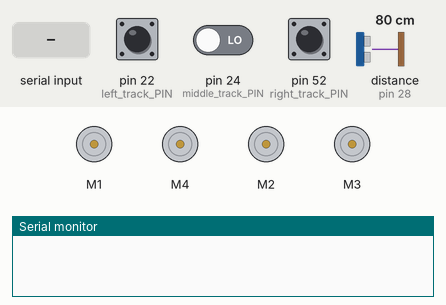
This sketch was run on a simulated Arduino Mega 2560, built with avr-gcc and run on an emulated ATmega2560. Parts: 4 × DC motor (green arrow = forward, orange = backward, longer = faster), the last lines printed to the serial monitor. Inputs (shaded band) come from the test bench; at power-on: pin 22 (left_track_PIN) LOW, pin 52 (right_track_PIN) LOW, pin 24 (middle_track_PIN) LOW, distance to the obstacle (sensor on pin 28) 80 cm. The echo pulse lasts 58.3 µs per cm.

Above: at 1.2 s.
1.3 s: "ab\n" received over Serial
At 1.6 s:
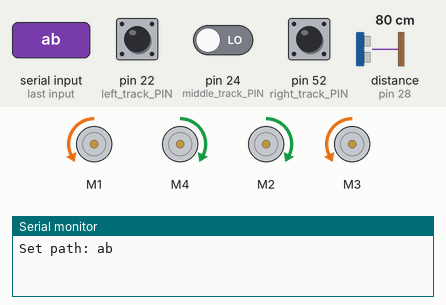
2.8 s: pin 22 (left_track_PIN) pulled HIGH for 0.15 s
At 3.7 s:
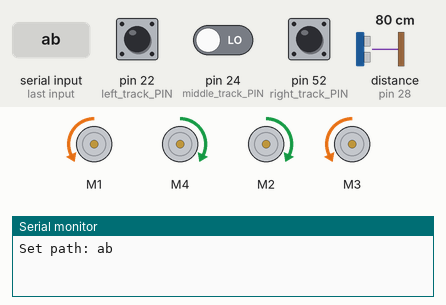
4.4 s: pin 52 (right_track_PIN) pulled HIGH for 1 s
At 4.61 s:
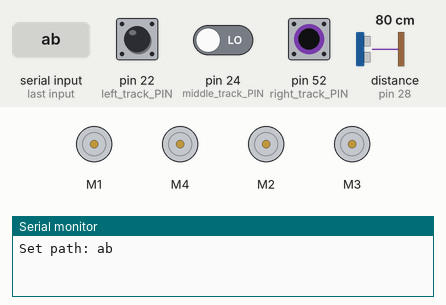
7.4 s: pin 52 (right_track_PIN) pulled HIGH for 3.2 s
At 7.61 s:
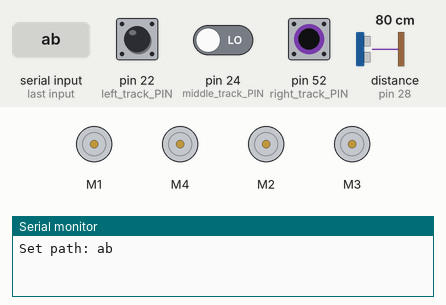
13.6 s: pin 22 (left_track_PIN) pulled HIGH for 3.2 s
At 13.81 s:
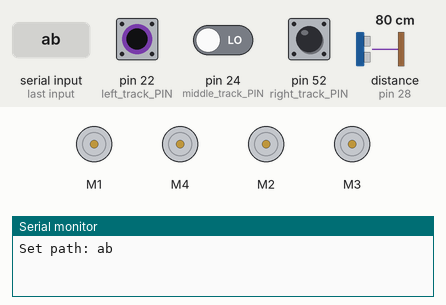
Timing chart, 0 to 18.4 s (numbered marks = the images above; inputs shaded):
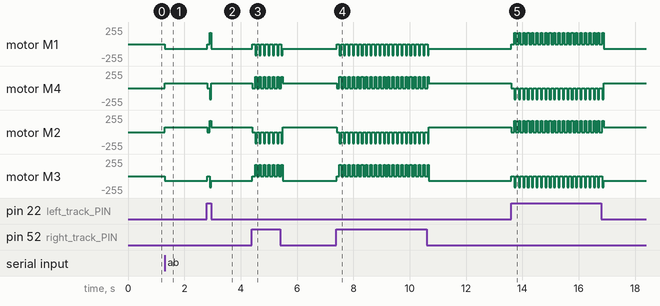

Measured:
- after the input at 1.3 s, motor M1, motor M3: stopped → backward 70/255 at once; motor M4, motor M2: stopped → forward 70/255 at once
- after the input at 2.8 s, motor M1, motor M3: backward 70/255 → stopped at once, → backward 70/255 0.10 s later; motor M4, motor M2: forward 70/255 → stopped at once, → forward 70/255 0.10 s later
- after the input at 4.4 s, motor M1: backward 70/255 → stopped at once, then repeats every 0.16 s: backward 170/255 0.06 s, stopped 0.10 s, until it stays backward 70/255 from 5.5 s; motor M4: forward 70/255 → stopped at once, then repeats every 0.16 s: forward 170/255 0.06 s, stopped 0.10 s, until it stays forward 70/255 from 5.5 s
- after the input at 7.4 s, motor M1: backward 70/255 → stopped at once, then repeats every 0.16 s: backward 170/255 0.06 s, stopped 0.10 s, until it stays backward 70/255 from 10.7 s; motor M4: forward 70/255 → stopped at once, then repeats every 0.16 s: forward 170/255 0.06 s, stopped 0.10 s, until it stays forward 70/255 from 10.7 s
- after the input at 13.6 s, motor M1: backward 70/255 → stopped at once, then repeats every 0.16 s: forward 170/255 0.06 s, stopped 0.10 s, until it stays backward 70/255 from 16.9 s; motor M4: forward 70/255 → stopped at once, then repeats every 0.16 s: backward 170/255 0.06 s, stopped 0.10 s, until it stays forward 70/255 from 16.9 s

The sketch:

tracking.ino
```cpp
#include <AFMotor.h>
#include <NewPing.h>

#define TRIGGER_PIN 30
#define ECHO_PIN 28
#define MAX_DISTANCE 400 // Maximum sensor distance is rated at 400-500cm.

#define stop_car 0
#define go_forward 1
#define turn_left 2
#define turn_right 3
#define slow_down 4

NewPing sonar(TRIGGER_PIN, ECHO_PIN, MAX_DISTANCE);

AF_DCMotor motor1(1);
AF_DCMotor motor2(2);
AF_DCMotor motor3(3);
AF_DCMotor motor4(4);

#define left_track_PIN 22
#define middle_track_PIN 24
#define right_track_PIN 52

int sensor[3] = {0, 0, 0};
int state = stop_car;
int red_light_flag = 0;
int junction_cnt = 0;
int facing_flag = 0;
int error =0;

typedef struct {
    int junction;
    char direction[20];
} junctionInfo;

// 路径定义为全局变量
junctionInfo ab[10];
junctionInfo ac[10];
junctionInfo ad[10];
junctionInfo ae[10];
junctionInfo af[10];

int dijstra[20];
int dj_cnt = 0;
int junc_indexes = 0;

junctionInfo* current_path = NULL;
char current_path_name[3] = {'\0', '\0', '\0'}; // 初始化为空路径

// PID参数
double Kp = 1.0;  // 比例系数
double Ki = 0.0;  // 积分系数
double Kd = 0.0;  // 微分系数

double lastError = 0.0;
double integral = 0.0;

void setup() {
    Serial.begin(9600);
    track_pinint();
    define_paths(); // 定义路径
}

void loop() {
    read_sensor_values();
    motor_control();
}

void define_paths() {
    // 示例路径
    strcpy(ab[0].direction, "turn_right"); // junction1: right

    strcpy(ac[0].direction, "turn_left");  // junction1: left

    strcpy(ad[0].direction, "go_forward"); // junction1: straight
    strcpy(ad[1].direction, "turn_left");  // junction2: left
    strcpy(ad[2].direction, "turn_right"); // junction3: right

    strcpy(ae[0].direction, "go_forward"); // junction1: straight
    strcpy(ae[1].direction, "go_forward"); // junction2: straight
    strcpy(ae[2].direction, "turn_right"); // junction3: right
    strcpy(ae[3].direction, "turn_left");  // junction4: left

    strcpy(af[0].direction, "go_forward"); // junction1: straight
    strcpy(af[1].direction, "go_forward"); // junction2: straight
    strcpy(af[2].direction, "go_forward"); // junction3: straight
}

void track_pinint(void) {
    pinMode(left_track_PIN, INPUT);
    pinMode(middle_track_PIN, INPUT);
    pinMode(right_track_PIN, INPUT);
}

void read_sensor_values() {
    sensor[0] = digitalRead(left_track_PIN);
    sensor[1] = digitalRead(middle_track_PIN);
    sensor[2] = digitalRead(right_track_PIN);
    char command = '\0';
    double front_distance = sonar.ping_cm();

    if (Serial.available() > 0) {
      String input = Serial.readStringUntil('\n');
      if (input.length() == 2) {
        current_path_name[0] = input.charAt(0);
        current_path_name[1] = input.charAt(1);
        current_path_name[2] = '\0'; // 确保末尾是空字符
        set_current_path(); // 设置当前路径
        state = go_forward; // 开始运动
      } else if(input.length() == 1) {
        command = input.charAt(0);
      } else{
        if (input.startsWith("[") && input.endsWith("]")) {
            input = input.substring(1, input.length() - 1); // 去掉开头和结尾的方括号
            junc_indexes = 0;
            while (input.length() > 0) {
                int commaIndex = input.indexOf(',');
                if (commaIndex == -1) {
                    // 处理最后一个元素
                    int dir = input.toInt();
                    dijstra[junc_indexes] = dir;
                    break;
                }
                String token = input.substring(0, commaIndex);
                int dir = token.toInt();
                dijstra[junc_indexes++] = dir;
                facing_flag = 0;
                input = input.substring(commaIndex + 1);
            }
            current_path = ab;
            dj_cnt = 0;
            Serial.println("dijstra driving");
        }
      }
    }

    if(front_distance > 0 && front_distance < 10) {
        state = stop_car; // obstacle detected
        return;
    }

    if(command =='l'){
        state = turn_left; // turn left command
        Serial.println("command driving: turn left");
    } else if(command == 'r'){
        state = turn_right; // turn right command
        Serial.println("command driving: turn right");
    } else if(command == 's'){
        state = slow_down; // yellow light
        Serial.println("command driving: yellow light, slow down");
    } else if(command == 'x'){
        red_light_flag = 1; // red light
        Serial.println("command driving: red light, stop");
    } else if(command == 'g'){
        red_light_flag = 0; // green light
        Serial.println("command driving: green light, go");
    } else if (current_path != NULL &&
               sensor[0] == 0 && sensor[2] == 0) {
        if(red_light_flag == 1) state = stop_car; // red light
        else state = go_forward; // middle sensor detects black line
    } else if (current_path != NULL &&
        sensor[0] == 1 && sensor[2] == 1) {
        stopMotors();
        delay(600);
        if(dj_cnt > 9 || dj_cnt > junc_indexes){
            state = stop_car;
            return;
        }
        int instruction = (dijstra[dj_cnt++] + facing_flag) % 4;
        if(instruction == 1) facing_flag--;
        else if(instruction == 3) facing_flag++;

        if(instruction == 0){
            state = go_forward;
        } else if(instruction == 1){
            state = turn_right;
        } else if(instruction == 2){
            state = slow_down;
        } else if(instruction == 3){
            state = turn_left;
        }

    } else if (current_path != NULL &&
               sensor[0] == 1  && sensor[2] == 0) {
        // left or right sensor detects black line
        stopMotors();
        delay(100);
        turnMotorbyTime(getSpeed(3), FORWARD, BACKWARD, 50);
        state=go_forward;
    } else if (current_path != NULL &&
               sensor[0] == 0  && sensor[2] == 1) {
        stopMotors();
        delay(100);
        turnMotorbyTime(getSpeed(3), BACKWARD, FORWARD, 50);
        state=go_forward;
    } else {
        state = stop_car;
    }
}

void set_current_path() {
    junction_cnt = 0;
    if (strcmp(current_path_name, "ab") == 0) {
        current_path = ab;
    } else if (strcmp(current_path_name, "ac") == 0) {
        current_path = ac;
    } else if (strcmp(current_path_name, "ad") == 0) {
        current_path = ad;
    } else if (strcmp(current_path_name, "ae") == 0) {
        current_path = ae;
    } else if (strcmp(current_path_name, "af") == 0) {
        current_path = af;
    } else {
        // 未知路径，默认停止
        current_path = NULL;
    }
    Serial.print("Set path: ");
    if(current_path == NULL) Serial.println("NULL");
    else Serial.println(current_path_name);
}

void execute_path(int junction) {
    if (current_path == NULL || junction > 9) return; // 防止越界或路径为空
    if (strcmp(current_path[junction].direction, "turn_left") == 0) {
        state = turn_left;
        Serial.println("auto driving: turn left");
    } else if (strcmp(current_path[junction].direction, "turn_right") == 0) {
        state = turn_right;
        Serial.println("auto driving: turn right");
    } else if (strcmp(current_path[junction].direction, "go_forward") == 0) {
        state = go_forward;
        Serial.println("auto driving: go straight");
    }
}

void motor_control() {
    if (state == stop_car) {
        stopMotors();
    } else if(state == turn_left) {
        turnMotor(getSpeed(3), FORWARD, BACKWARD);
    } else if(state == turn_right) {
        turnMotor(getSpeed(3), BACKWARD, FORWARD);
    } else if (state == go_forward) {
        // pid_control();
        moveMotor(getSpeed(2), getSpeed(2), BACKWARD, FORWARD);
    } else if (state == slow_down) {
        moveMotor(getSpeed(1), getSpeed(1), BACKWARD, FORWARD);
    }
}

void pid_control() {
    // 假设传感器返回的值：左传感器为0，中间传感器为1，右传感器为2
    int Kd=0,Ki=0,Kp=1.0;
    int position = sensor[0] * -1 + sensor[2] * 1;
    double error = position;
    integral += error;
    double derivative = error - lastError;
    double correction = Kp * error + Ki * integral + Kd * derivative;

    int baseSpeed = getSpeed(2);
    int leftMotorSpeed = baseSpeed + correction;
    int rightMotorSpeed = baseSpeed - correction;

    moveMotor(leftMotorSpeed, rightMotorSpeed, BACKWARD, FORWARD);

    lastError = error;
}

void moveMotor(int l_speed, int r_speed, uint8_t leftDir, uint8_t rightDir) {
  motor1.setSpeed(l_speed);
  motor1.run(leftDir);
  motor4.setSpeed(l_speed);
  motor4.run(rightDir);
  motor2.setSpeed(r_speed);
  motor2.run(rightDir);
  motor3.setSpeed(r_speed);
  motor3.run(leftDir);
}

void stopMotors() {
  motor1.run(RELEASE);
  motor4.run(RELEASE);
  motor2.run(RELEASE);
  motor3.run(RELEASE);
}

int getSpeed(int speedSetting) {
  switch (speedSetting) {
    case 1:
      return 60; // Slow speed
    case 2:
      return 70; // Medium speed
    case 3:
      return 170; // Full speed
    default:
      return 85; // Default to medium speed
  }
}

 void turnMotor(int speed, uint8_t leftDir, uint8_t rightDir) {
  motor1.setSpeed(speed);
  motor1.run(leftDir);
  motor4.setSpeed(speed);
  motor4.run(rightDir);
  motor2.setSpeed(speed);
  motor2.run(leftDir);
  motor3.setSpeed(speed);
  motor3.run(rightDir);

  delay(650); // 调整这个延迟以实现完美的90度转弯

  stopMotors();
}

void turnMotorbyTime(int speed, uint8_t leftDir, uint8_t rightDir, int time) {
  motor1.setSpeed(speed);
  motor1.run(leftDir);
  motor4.setSpeed(speed);
  motor4.run(rightDir);
  motor2.setSpeed(speed);
  motor2.run(leftDir);
  motor3.setSpeed(speed);
  motor3.run(rightDir);

  delay(time); // 调整这个延迟以实现完美的90度转弯

  stopMotors();
}
```
